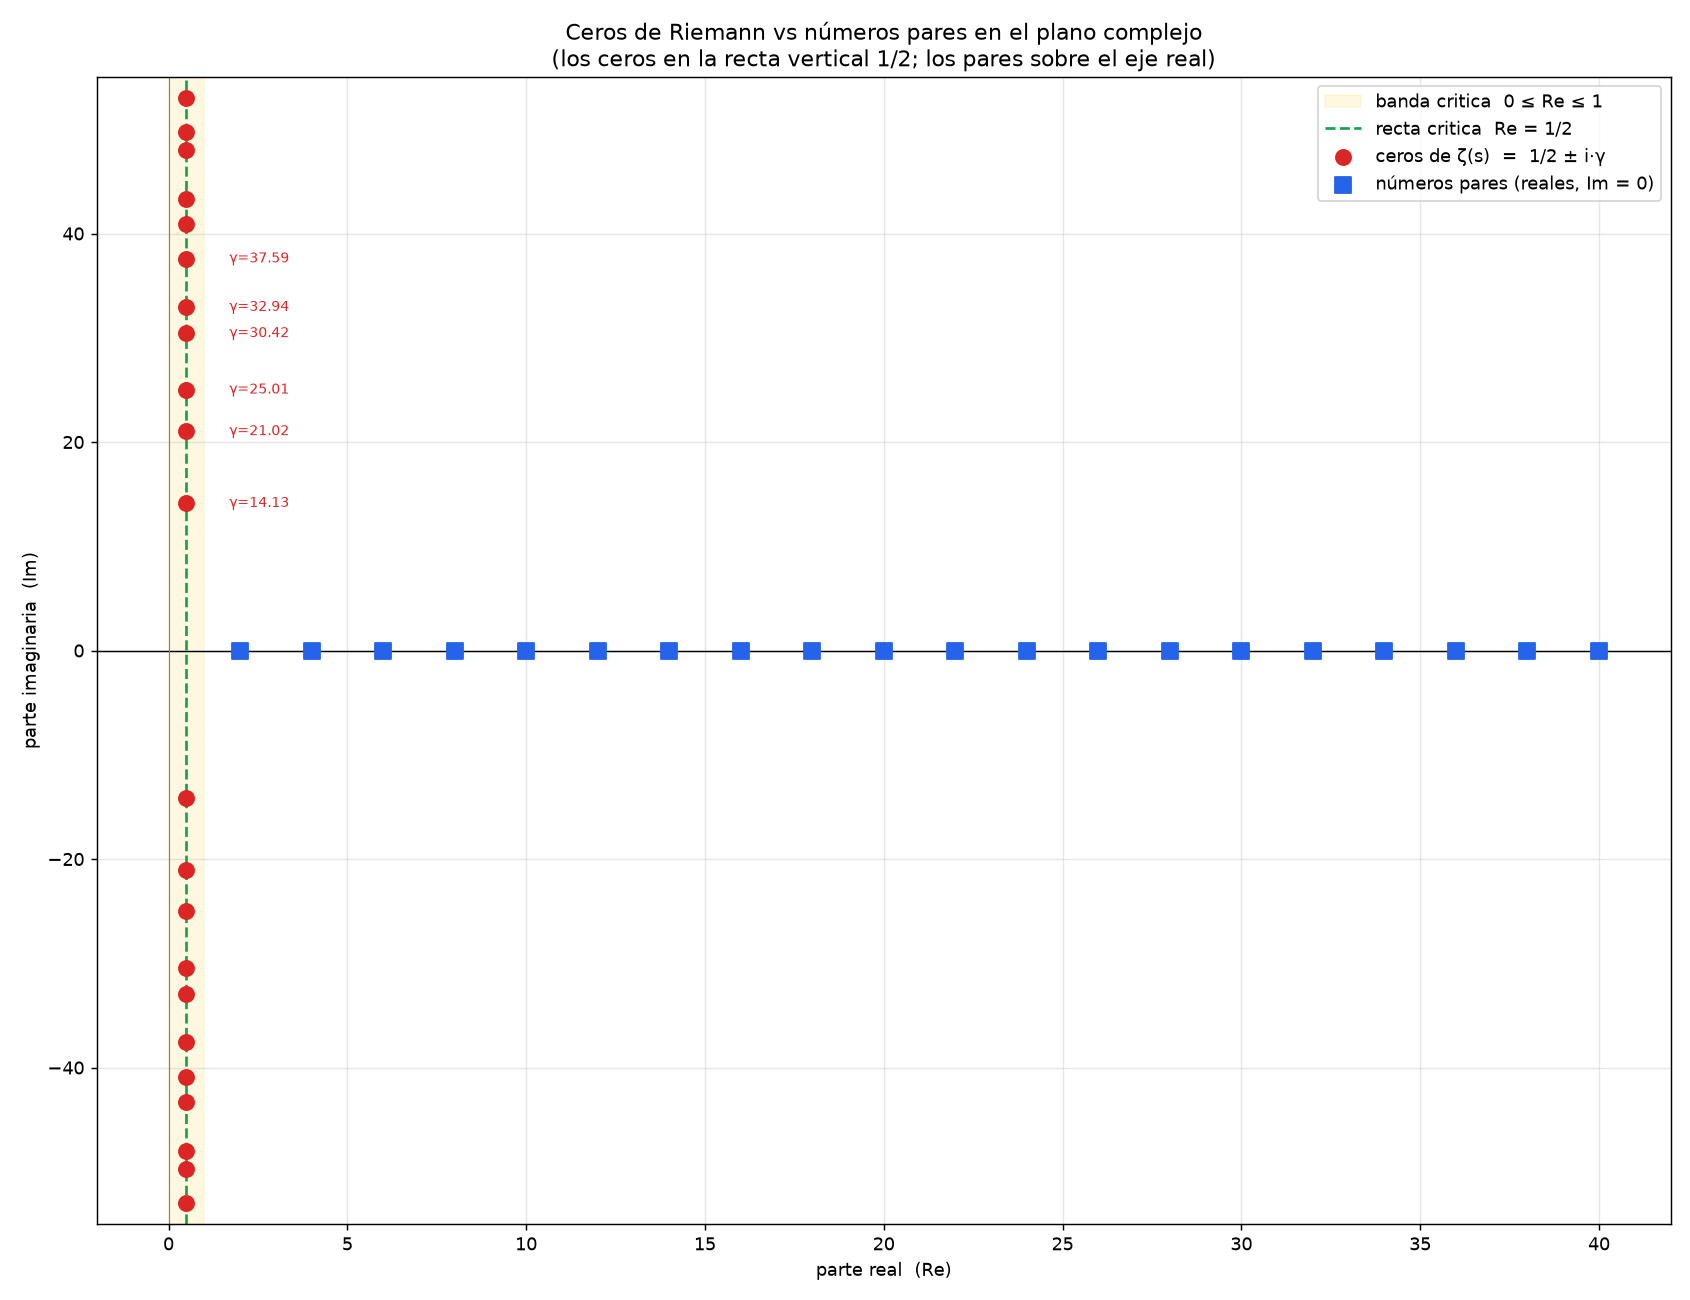

This chart was generated by the following Python code:
"""
Los ceros de Riemann y los numeros pares en el MISMO plano complejo.

- Numeros pares (2,4,6,...): son REALES -> viven sobre el eje horizontal (Im=0).
- Ceros no triviales de zeta: son COMPLEJOS  rho = 1/2 +- i*gamma
  -> viven sobre la recta vertical Re = 1/2 (la recta critica).

Objetos de naturaleza distinta: unos sobre el eje real, otros sobre una
recta vertical. Por eso los primos/pares NO 'caen' sobre la recta 1/2:
son numeros reales; los que caen ahi son los ceros.
"""
import mpmath as mp
import matplotlib.pyplot as plt

mp.mp.dps = 30

# --- Primeros 20 ceros no triviales: parte imaginaria gamma ---
gammas = [float(mp.zetazero(n).imag) for n in range(1, 21)]
print("Primeros 20 gammas:")
for i, g in enumerate(gammas, 1):
    print(f"  cero {i}: 0.5 + i*{g:.4f}")

# cada cero viene con su conjugado: 1/2 + i*gamma  y  1/2 - i*gamma
zeros_re = [0.5] * (2 * len(gammas))
zeros_im = gammas + [-g for g in gammas]

# --- Primeros 20 pares sobre el eje real ---
pares = [2 * n for n in range(1, 21)]
pares_im = [0] * len(pares)

# --- Figura ---
fig, ax = plt.subplots(figsize=(13, 10))

# banda critica 0 <= Re <= 1
ax.axvspan(0, 1, color="#fde68a", alpha=0.25, label="banda critica  0 ≤ Re ≤ 1")
# recta critica Re = 1/2
ax.axvline(0.5, color="#16a34a", linewidth=1.5, linestyle="--", label="recta critica  Re = 1/2")
# ejes
ax.axhline(0, color="black", linewidth=0.8)
ax.axvline(0, color="gray", linewidth=0.6)

# ceros de zeta
ax.scatter(zeros_re, zeros_im, s=70, color="#dc2626", zorder=5,
           label="ceros de ζ(s)  =  1/2 ± i·γ")

# numeros pares
ax.scatter(pares, pares_im, s=70, color="#2563eb", marker="s", zorder=5,
           label="números pares (reales, Im = 0)")

# etiquetas de algunos ceros
for g in gammas[:6]:
    ax.annotate(f"γ={g:.2f}", xy=(0.5, g), xytext=(0.5 + 1.2, g),
                fontsize=8, color="#dc2626", va="center")

ax.set_xlim(-2, 42)
ax.set_ylim(-55, 55)
ax.set_xlabel("parte real  (Re)")
ax.set_ylabel("parte imaginaria  (Im)")
ax.set_title("Ceros de Riemann vs números pares en el plano complejo\n"
             "(los ceros en la recta vertical 1/2; los pares sobre el eje real)")
ax.grid(True, alpha=0.3)
ax.legend(loc="upper right")

plt.tight_layout()
plt.savefig("ceros_vs_pares_plano.png", dpi=130)
print("\nGuardado: ceros_vs_pares_plano.png")
